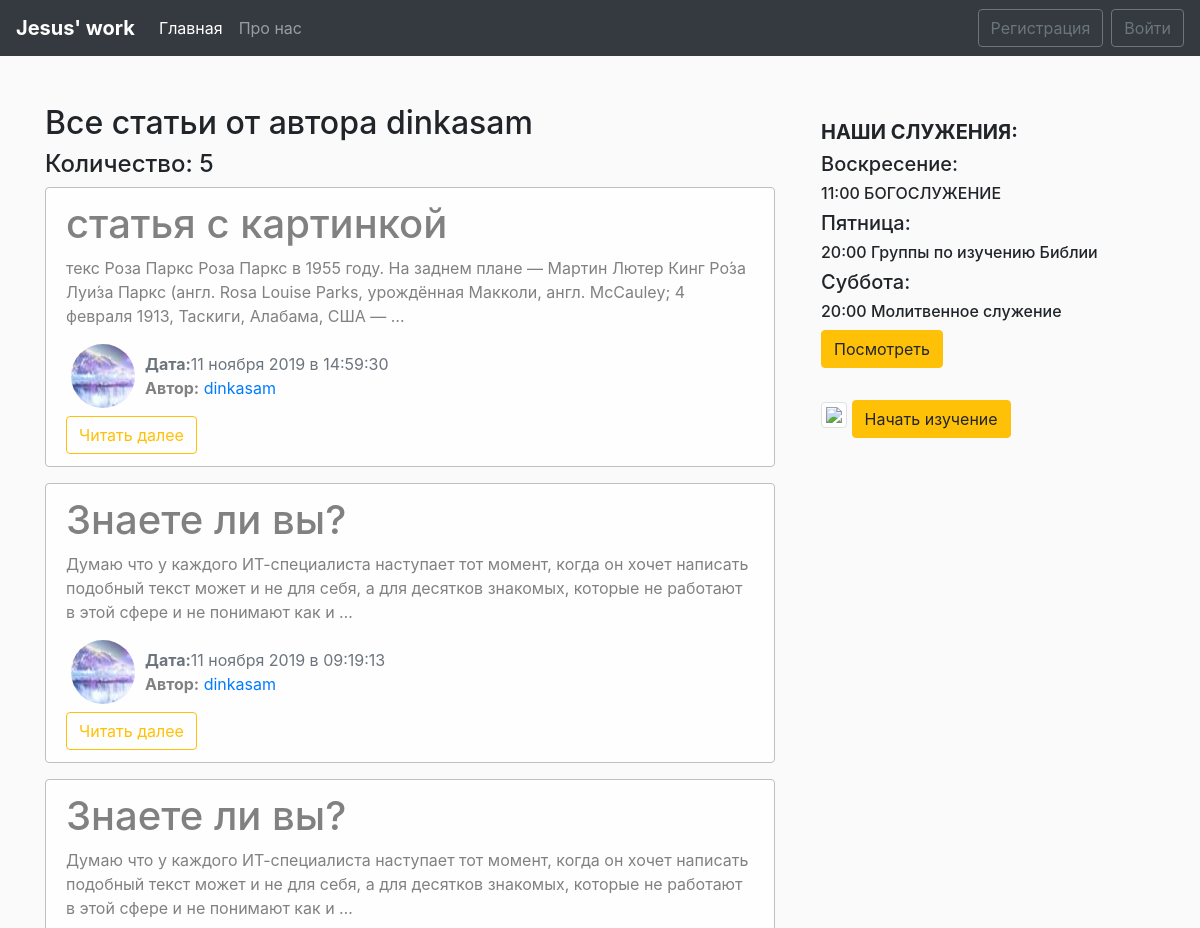
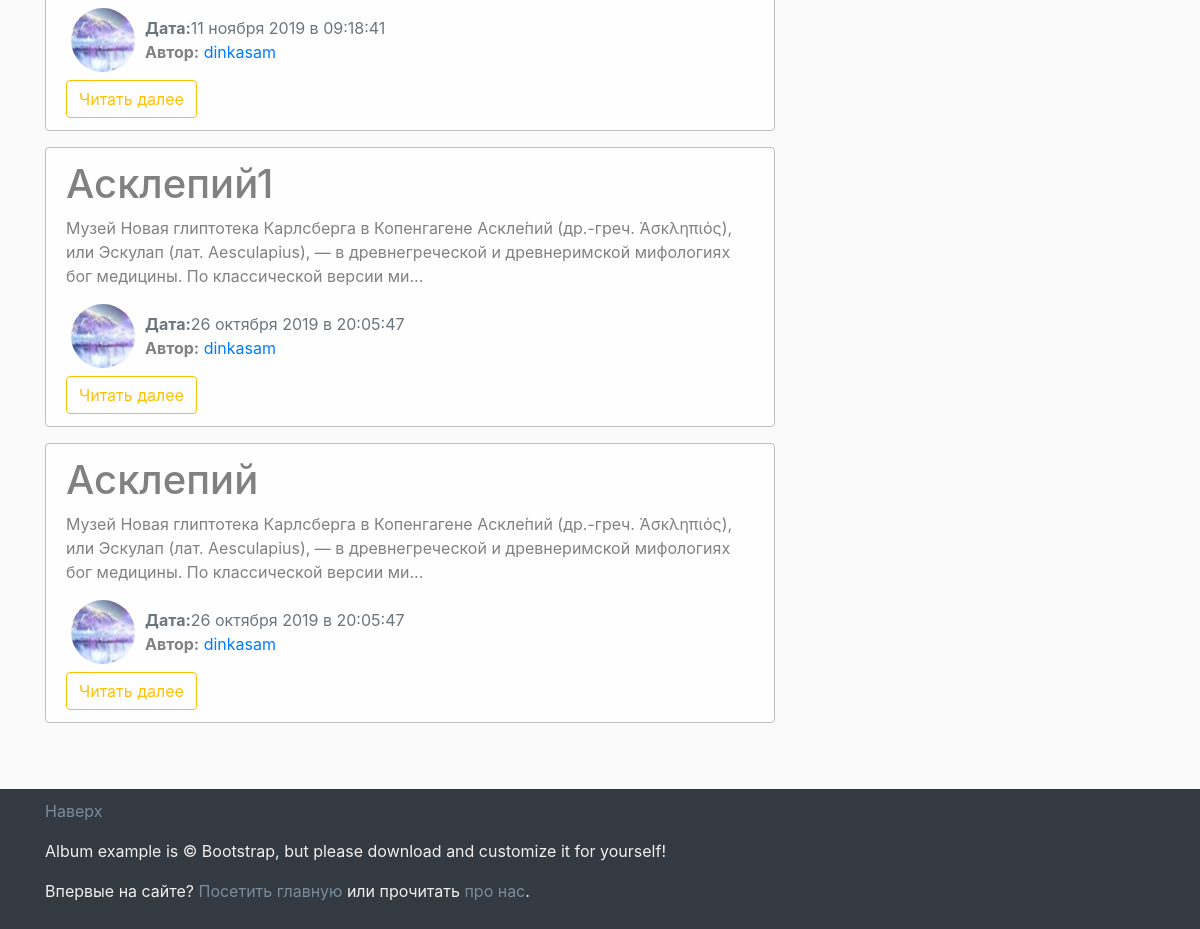
The app's page /user/dinkasam/ with its own data (2 pictures, top to bottom).
### blog/models.py (models this page shows, shortened)
class News(models.Model):
    title = models.CharField(max_length=100)
    text = models.TextField()
    date = models.DateTimeField(default=timezone.now)
    avtor = models.ForeignKey(User, on_delete=models.CASCADE)

### users/models.py (models this page shows, shortened)
class Profile(models.Model):
    user = models.OneToOneField(User, on_delete=models.CASCADE)
    img = models.ImageField(default='default.jpg', upload_to='user_images')

### blog/views.py (the view)
# urls.py: path('user/<str:username>/', views.UserAllNewsView.as_view(), name= 'user-news'),
class UserAllNewsView(ListView):
    model = News
    template_name = 'blog/user_news.html'
    context_object_name = 'news'
    paginate_by = 5
    def get_queryset(self):
        user = get_object_or_404(User, username=self.kwargs.get('username'))
        return News.objects.filter(avtor=user).order_by('-date')
    def get_context_data(self, **kwards):
        ctx = super(UserAllNewsView, self).get_context_data(**kwards)
        ctx['title'] = f"Все статьи от пользователя {self.kwargs.get('username')}"
        return ctx

### blog/templates/blog/user_news.html (shortened to what this page needs)
{% extends 'blog/main.html' %}
{% load static %}
{% block main_section %}
    <h2>Все статьи от автора {{ view.kwargs.username }}</h2>
    <h4>Количество: {{ page_obj.paginator.count }}</h4>
    {% for post in news %}
      <div class="alert alert-light">
        <h1>{{ post.title }}</h1>
        <p>{{ post.text|striptags|truncatechars:200 }}</p>
        <div class="row">
          <div>
            {% if post.avtor.profile.img %}
              <img src="{{ post.avtor.profile.img.url }}" alt="{{ post.avtor }}" class="user_image">
            {% else %}
              <img src="/pictures/default.jpg" alt="{{ post.avtor }}" class="user_image">
            {% endif %}
          </div>
          <div class="mt-2">
            <span class="text-muted"><b>Дата:</b>{{ post.date|date:"d E Y в H:i:s" }}</span>
            <p><b>Автор:</b> <a href="{% url 'user-news' post.avtor %}">{{ post.avtor }}</a></p>
          </div>
        </div>
        <a href="{% url 'news-detail' post.id %}" class="btn btn-outline-warning">Читать далее</a>
      </div>
    {% endfor %}
{% endblock main_section %}
{% block aside_news_section %}
  <h5><b>НАШИ СЛУЖЕНИЯ:</b></h5>
  <h5> Воскресение:</h5>
  <h6>11:00 БОГОСЛУЖЕНИЕ</h6>
  <h5> Пятница:</h5>
  <h6>20:00 Группы по изучению Библии</h6>
  <h5>Суббота:</h5>
  <h6>20:00 Молитвенное служение</h6>
  <a href="https://itproger.com/news/1" target="_blank">
  <button class="btn btn-warning">Посмотреть</button>
{% endblock aside_news_section %}

### blog/static/blog/main.css (style rules this page uses)
body { background: #fafafa }
img { max-width: 100%!important; }
.alert-light { border-color: #bfbfbf }
.user_image { width: 64px; height: 64px; border-radius: 50%; margin-right: 10px; margin-left: 20px; }

### records on screen
News: title "статья с картинкой", text "текс Роза Паркс Роза Паркс в 1955 году. На заднем плане — Мартин Лютер Кинг Ро́за Луи́за Паркс (англ. Rosa Louise Parks, урождённая Макколи, англ. McCauley; 4 февраля 1913, Таскиги, Алабама, США — …", avtor.profile.img (picture), date "11 ноября 2019 в 14:59:30", avtor "dinkasam"
News: title "Знаете ли вы?", text "Думаю что у каждого ИТ-специалиста наступает тот момент, когда он хочет написать подобный текст может и не для себя, а для десятков знакомых, которые не работают в этой сфере и не понимают как и …", avtor.profile.img (picture), date "11 ноября 2019 в 09:19:13", avtor "dinkasam"
News: title "Знаете ли вы?", text "Думаю что у каждого ИТ-специалиста наступает тот момент, когда он хочет написать подобный текст может и не для себя, а для десятков знакомых, которые не работают в этой сфере и не понимают как и …", avtor.profile.img (picture), date "11 ноября 2019 в 09:18:41", avtor "dinkasam"
News: title "Асклепий1", text "Музей Новая глиптотека Карлсберга в Копенгагене Аскле́пий (др.-греч. Ἀσκληπιός), или Эскулап (лат. Aesculapius), — в древнегреческой и древнеримской мифологиях бог медицины. По классической версии ми…", avtor.profile.img (picture), date "26 октября 2019 в 20:05:47", avtor "dinkasam"
News: title "Асклепий", text "Музей Новая глиптотека Карлсберга в Копенгагене Аскле́пий (др.-греч. Ἀσκληπιός), или Эскулап (лат. Aesculapius), — в древнегреческой и древнеримской мифологиях бог медицины. По классической версии ми…", avtor.profile.img (picture), date "26 октября 2019 в 20:05:47", avtor "dinkasam"

### other values on screen
{{ view.kwargs.username }} "dinkasam"
{{ page_obj.paginator.count }} "5"
